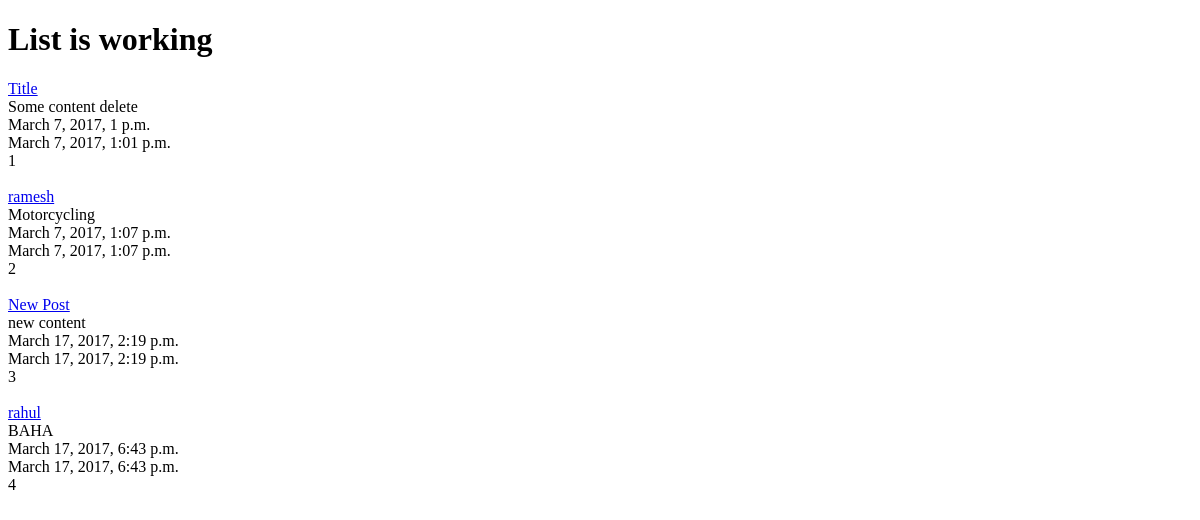
/posts/, run on an earlier commit of the app's database.
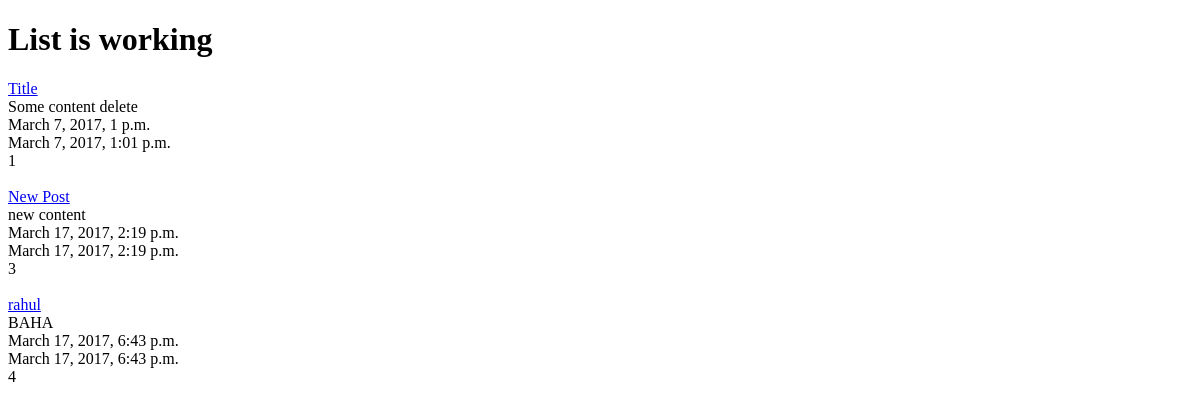
And on a later commit of the database.
### posts/models.py (models this page shows, shortened)
class Post(models.Model):
	title		= models.CharField(max_length=20)
	content 	= models.TextField()
	updated		= models.DateTimeField(auto_now=True,auto_now_add=False)
	timestamp	= models.DateTimeField(auto_now=False,auto_now_add=True)
	def get_absolute_url(self):
		return reverse("posts:detail",kwargs={"id":self.id})

### posts/views.py (the view)
def post_list(request):
	queryset = Post.objects.all()
	context={
		"object_list":queryset,
		"title":"List"
	}
	return render(request,"post_list.html",context)

### templates/post_list.html
{% extends "base.html" %}
{% block content %}
	<h1>{{title}} is working</h1>
	{%for obj in object_list%}
	<a href='{{ obj.get_absolute_url }}'>{{obj.title}}</a><br/>
	{{obj.content}}<br/>
	{{obj.timestamp}}<br/>
	{{obj.updated}}<br/>
	{{obj.id}}<br/>
	<br/>
	{% endfor %}
{% endblock content %}

What changed in the data, as far as the page shows it:
removed Post: title "ramesh", content "Motorcycling", timestamp "March 7, 2017, 1:07 p.m.", updated "March 7, 2017, 1:07 p.m.", id "2"
